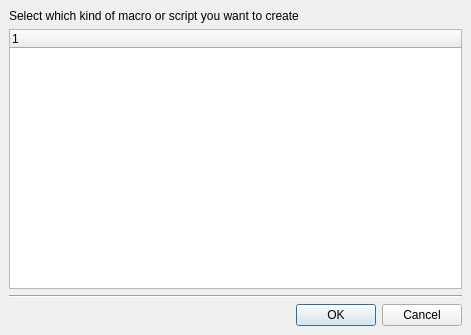
<ui version="4.0" >
 <class>MacroTemplateSelectionDialog</class>
 <widget class="QDialog" name="MacroTemplateSelectionDialog" >
  <property name="geometry" >
   <rect>
    <x>0</x>
    <y>0</y>
    <width>471</width>
    <height>335</height>
   </rect>
  </property>
  <property name="windowTitle" >
   <string>Select Macro Template</string>
  </property>
  <layout class="QVBoxLayout" >
   <property name="margin" >
    <number>9</number>
   </property>
   <property name="spacing" >
    <number>6</number>
   </property>
   <item>
    <widget class="QLabel" name="label" >
     <property name="text" >
      <string>Select which kind of macro or script you want to create</string>
     </property>
    </widget>
   </item>
   <item>
    <widget class="QTreeWidget" name="templateView" >
     <property name="alternatingRowColors" >
      <bool>true</bool>
     </property>
     <property name="rootIsDecorated" >
      <bool>true</bool>
     </property>
    </widget>
   </item>
   <item>
    <widget class="Line" name="line" >
     <property name="orientation" >
      <enum>Qt::Horizontal</enum>
     </property>
    </widget>
   </item>
   <item>
    <widget class="QDialogButtonBox" name="buttonBox" >
     <property name="orientation" >
      <enum>Qt::Horizontal</enum>
     </property>
     <property name="standardButtons" >
      <set>QDialogButtonBox::Cancel|QDialogButtonBox::NoButton|QDialogButtonBox::Ok</set>
     </property>
    </widget>
   </item>
  </layout>
 </widget>
 <resources/>
 <connections>
  <connection>
   <sender>buttonBox</sender>
   <signal>accepted()</signal>
   <receiver>MacroTemplateSelectionDialog</receiver>
   <slot>accept()</slot>
   <hints>
    <hint type="sourcelabel" >
     <x>248</x>
     <y>254</y>
    </hint>
    <hint type="destinationlabel" >
     <x>157</x>
     <y>274</y>
    </hint>
   </hints>
  </connection>
  <connection>
   <sender>buttonBox</sender>
   <signal>rejected()</signal>
   <receiver>MacroTemplateSelectionDialog</receiver>
   <slot>reject()</slot>
   <hints>
    <hint type="sourcelabel" >
     <x>316</x>
     <y>260</y>
    </hint>
    <hint type="destinationlabel" >
     <x>286</x>
     <y>274</y>
    </hint>
   </hints>
  </connection>
 </connections>
</ui>
